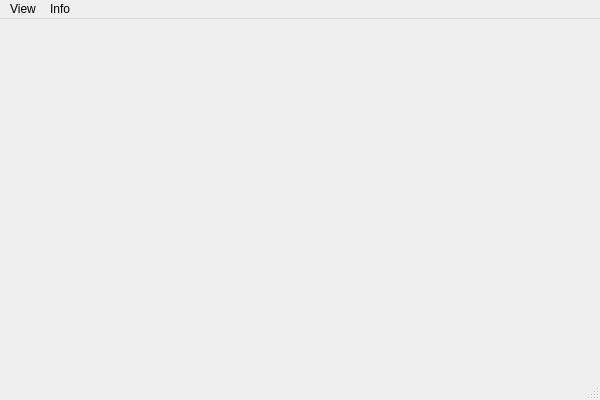
<?xml version="1.0" encoding="UTF-8"?>
<ui version="4.0">
 <class>GLv1WinClass</class>
 <widget class="QMainWindow" name="GLv1WinClass">
  <property name="geometry">
   <rect>
    <x>0</x>
    <y>0</y>
    <width>600</width>
    <height>400</height>
   </rect>
  </property>
  <property name="windowTitle">
   <string>OpenGL v1 demo</string>
  </property>
  <property name="windowIcon">
   <iconset resource="glv1win.qrc">
    <normaloff>:/GLv1Win/Resources/icon.png</normaloff>:/GLv1Win/Resources/icon.png</iconset>
  </property>
  <widget class="QWidget" name="centralWidget"/>
  <widget class="QMenuBar" name="menuBar">
   <property name="geometry">
    <rect>
     <x>0</x>
     <y>0</y>
     <width>600</width>
     <height>23</height>
    </rect>
   </property>
   <widget class="QMenu" name="menuView">
    <property name="title">
     <string>View</string>
    </property>
    <addaction name="actionTileWin"/>
    <addaction name="actionCascadeWin"/>
   </widget>
   <widget class="QMenu" name="menuInfo">
    <property name="title">
     <string>Info</string>
    </property>
    <addaction name="actionAbout"/>
   </widget>
   <addaction name="menuView"/>
   <addaction name="menuInfo"/>
  </widget>
  <widget class="QStatusBar" name="statusBar"/>
  <action name="actionAbout">
   <property name="text">
    <string>About</string>
   </property>
  </action>
  <action name="actionTileWin">
   <property name="text">
    <string>Tile Windows</string>
   </property>
   <property name="toolTip">
    <string>Tile all windows</string>
   </property>
  </action>
  <action name="actionCascadeWin">
   <property name="text">
    <string>Cascade Windows</string>
   </property>
   <property name="toolTip">
    <string>Cascade all windows</string>
   </property>
  </action>
 </widget>
 <layoutdefault spacing="6" margin="11"/>
 <resources>
  <include location="glv1win.qrc"/>
 </resources>
 <connections/>
</ui>
